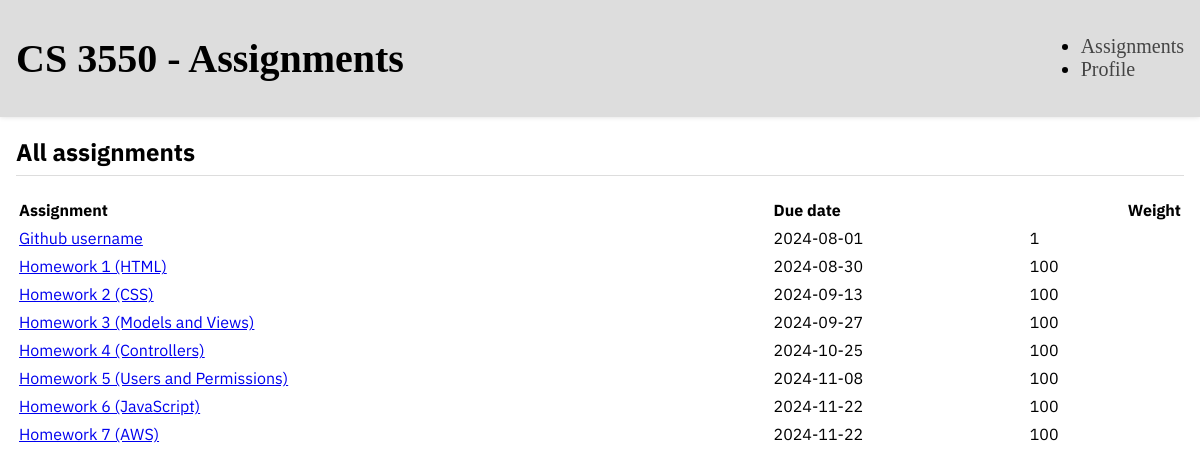
Screenshot of / (signed in) with the database file from the repository.
### grades/models.py (models this page shows)
class Assignment(models.Model):
    title = models.CharField(max_length=199)
    description = models.TextField(null=True, blank=True)
    deadline = models.DateTimeField()
    weight = models.IntegerField()
    points = models.IntegerField(default=100)

### grades/views.py (the view)
# urls.py: path('', views.index),
@login_required
def index(request):
    assignments = models.Assignment.objects.all()
    return render(request, "index.html", {'assignments': assignments})

### grades/templates/index.html (shortened to what this page needs)
<!doctype html>
<link rel="stylesheet" href="/static/main.css">
{% include "header.html" with title="CS 3550 - Assignments" %}
<main>
    <h2>All assignments</h2>
    <table>
        <thead>
            <tr>
                <th>Assignment</th>
                <th>Due date</th>
                <th class="right">Weight</th>
            </tr>
        </thead>
        <tbody>
            {% for assignment in assignments %}
            <tr>
                <td><a href="/{{ assignment.id }}/">{{ assignment.title }}</a></td>
                <td>{{ assignment.deadline|date:"Y-m-d" }}</td>
                <td>{{ assignment.weight }}</td>
            </tr>
            {% endfor %}
        </tbody>
    </table>
</main>

### static/main.css (style rules this page uses)
main { font-family: 'IBM Plex Sans', sans-serif; line-height: 1.25; padding: 0 1rem; margin-bottom: 1rem; }
table { line-height: 1.5; width: 100%; }
h2 { font-size: 1.5rem; border-bottom: 1px solid #ddd; padding-bottom: 0.5rem; }
.right { text-align: right; }
thead th { text-align: left; }

### rows the page displays
Assignment: title "Github username", deadline "2024-08-01", weight "1"
Assignment: title "Homework 1 (HTML)", deadline "2024-08-30", weight "100"
Assignment: title "Homework 2 (CSS)", deadline "2024-09-13", weight "100"
Assignment: title "Homework 3 (Models and Views)", deadline "2024-09-27", weight "100"
Assignment: title "Homework 4 (Controllers)", deadline "2024-10-25", weight "100"
Assignment: title "Homework 5 (Users and Permissions)", deadline "2024-11-08", weight "100"
Assignment: title "Homework 6 (JavaScript)", deadline "2024-11-22", weight "100"
Assignment: title "Homework 7 (AWS)", deadline "2024-11-22", weight "100"

### other values shown
{{ title }} "CS 3550 - Assignments"
